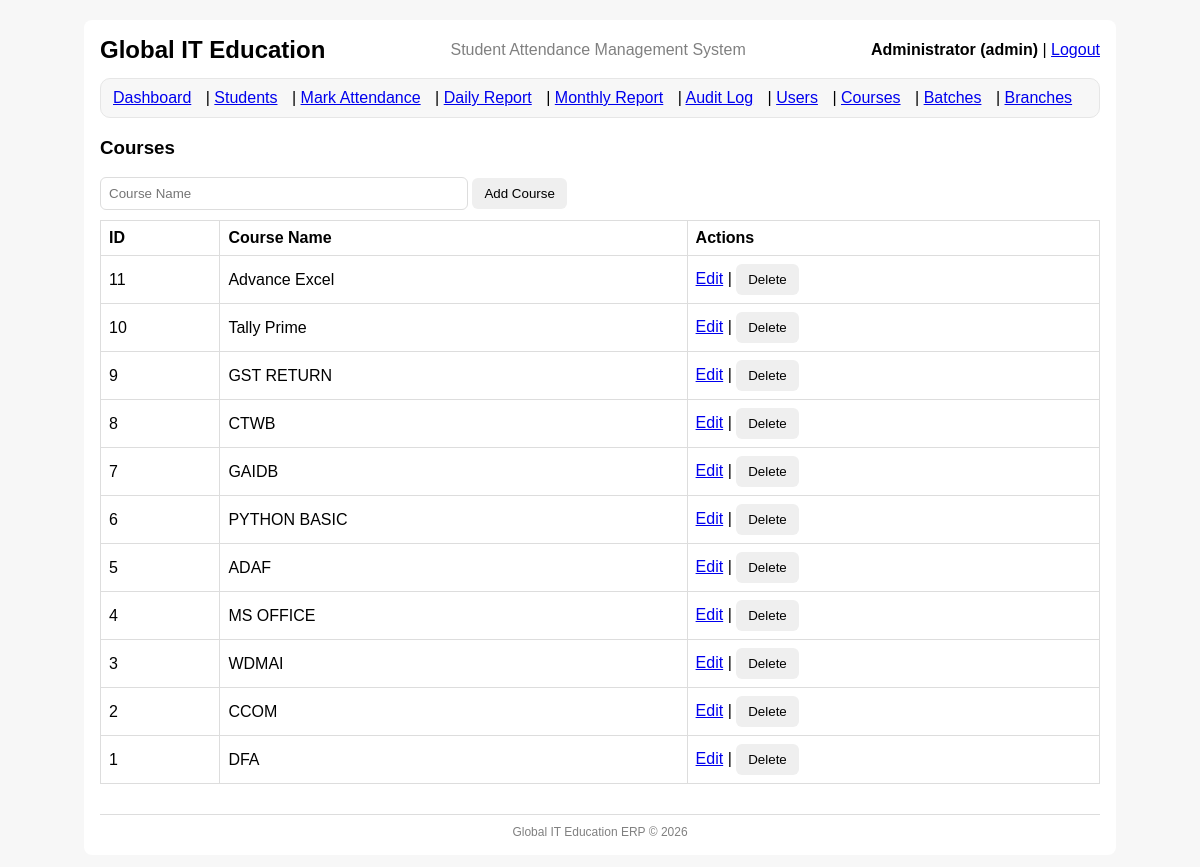
The page /courses (signed in) on the database its author committed.
### tables this page shows
CREATE TABLE courses (
            id INTEGER PRIMARY KEY AUTOINCREMENT,
            course_name TEXT NOT NULL UNIQUE,
            duration TEXT,
            fee REAL,
            is_active INTEGER NOT NULL DEFAULT 1
        );

### app.py (the view)
@app.route("/courses")
@admin_required
def courses():
    conn = get_conn()
    cur = conn.cursor()
    cur.execute("SELECT * FROM courses WHERE is_active=1 ORDER BY id DESC")
    courses = cur.fetchall()
    conn.close()
    return render_template("courses.html", courses=courses)

### auth.py (called while the page is built)
def admin_required(view_func):
    @wraps(view_func)
    def wrapper(*args, **kwargs):
        if "user_id" not in session:
            flash("Please login first.", "danger")
            return redirect(url_for("login"))
        if session.get("role") != "admin":
            flash("Admin access required.", "danger")
            return redirect(url_for("dashboard"))
        return view_func(*args, **kwargs)
    return wrapper

### db.py (called while the page is built)
def get_conn():
    conn = sqlite3.connect(DB_PATH)
    conn.row_factory = sqlite3.Row
    conn.execute("PRAGMA foreign_keys = ON;")
    return conn

### templates/courses.html
{% extends "base.html" %}
{% block content %}
<h3>Courses</h3>
<form method="post" action="{{ url_for('course_add') }}">
    <input name="course_name" placeholder="Course Name" required>
    <button type="submit">Add Course</button>
</form>
<table>
  <tr>
    <th>ID</th>
    <th>Course Name</th>
    <th>Actions</th>
  </tr>
  {% for c in courses %}
  <tr>
    <td>{{ c.id }}</td>
    <td>{{ c.course_name }}</td>
    <td>
      <a href="{{ url_for('course_edit', course_id=c.id) }}">Edit</a>
      |
      <form action="{{ url_for('course_delete', course_id=c.id) }}" method="post" style="display:inline;">
        <button type="submit" onclick="return confirm('Delete this course?')">Delete</button>
      </form>
    </td>
  </tr>
  {% endfor %}
</table>
{% endblock %}

### static/style.css (style rules this page uses)
body { font-family: Arial, sans-serif; background:#f7f7f7; }
table { width:100%; border-collapse: collapse; margin-top: 10px; }
th, td { border: 1px solid #ddd; padding: 8px; text-align:left; }
input, select { width: 350px; max-width: 100%; padding: 8px; border:1px solid #ddd; border-radius: 6px; }
button { padding: 8px 12px; border:0; border-radius: 6px; cursor:pointer; }

### rows shown on the page
courses: id "11", course_name "Advance Excel"
courses: id "10", course_name "Tally Prime"
courses: id "9", course_name "GST RETURN"
courses: id "8", course_name "CTWB"
courses: id "7", course_name "GAIDB"
courses: id "6", course_name "PYTHON BASIC"
courses: id "5", course_name "ADAF"
courses: id "4", course_name "MS OFFICE"
courses: id "3", course_name "WDMAI"
courses: id "2", course_name "CCOM"
courses: id "1", course_name "DFA"

### other values the page prints
{{ session.get("full_name") }} "Administrator"
{{ session.get("username", "") }} "admin"
